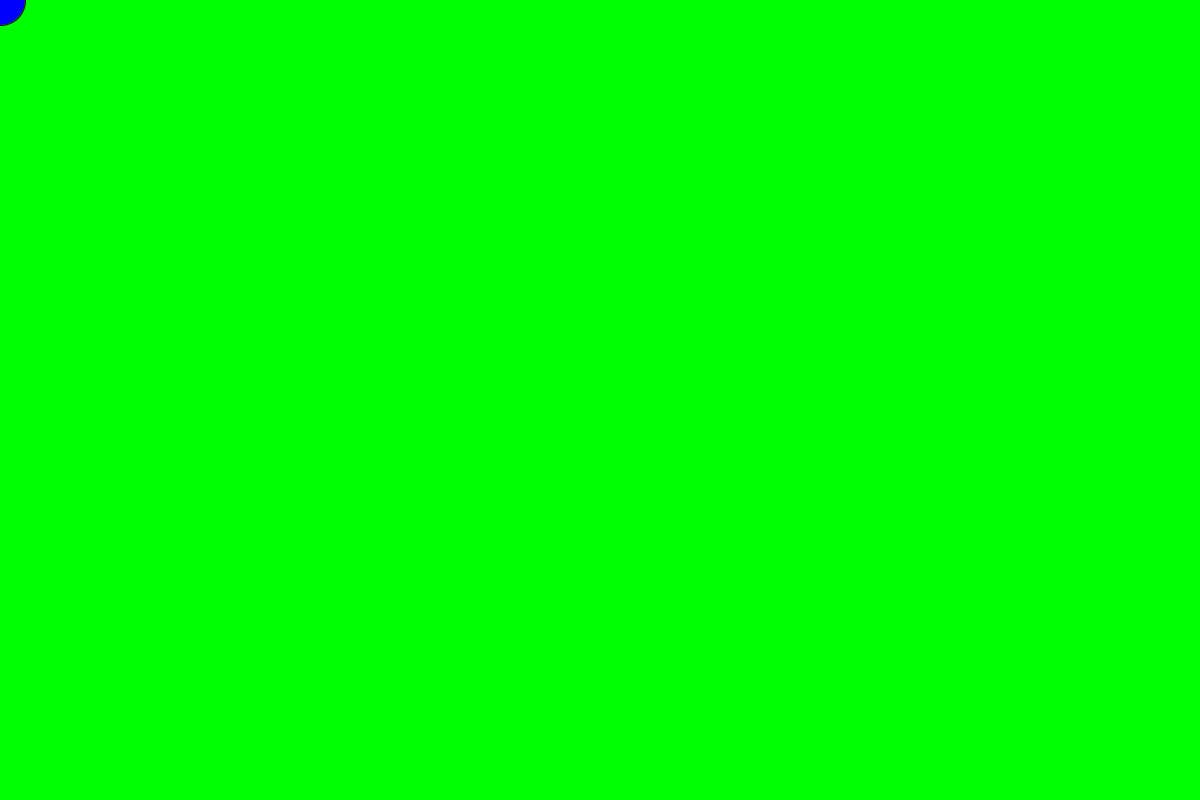
Frame 1 (no input)
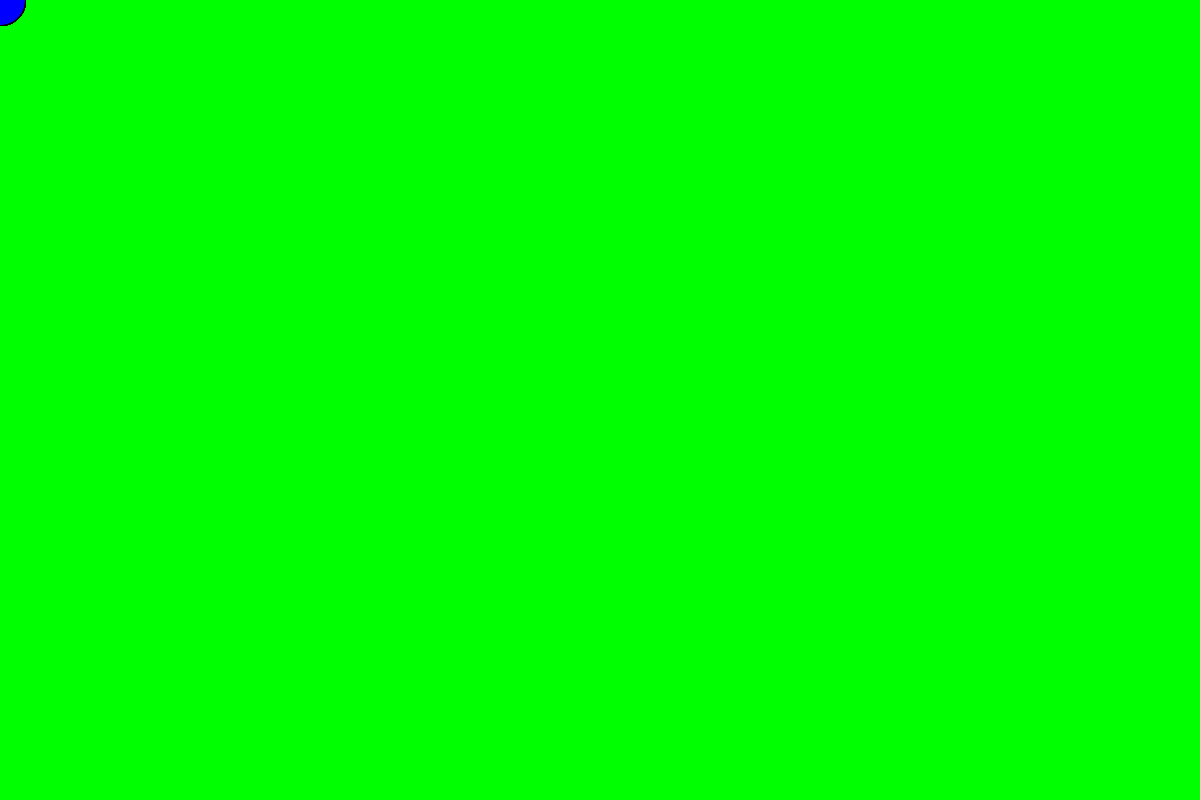
Frame 60 (the mouse pressed at the canvas centre just before this capture)
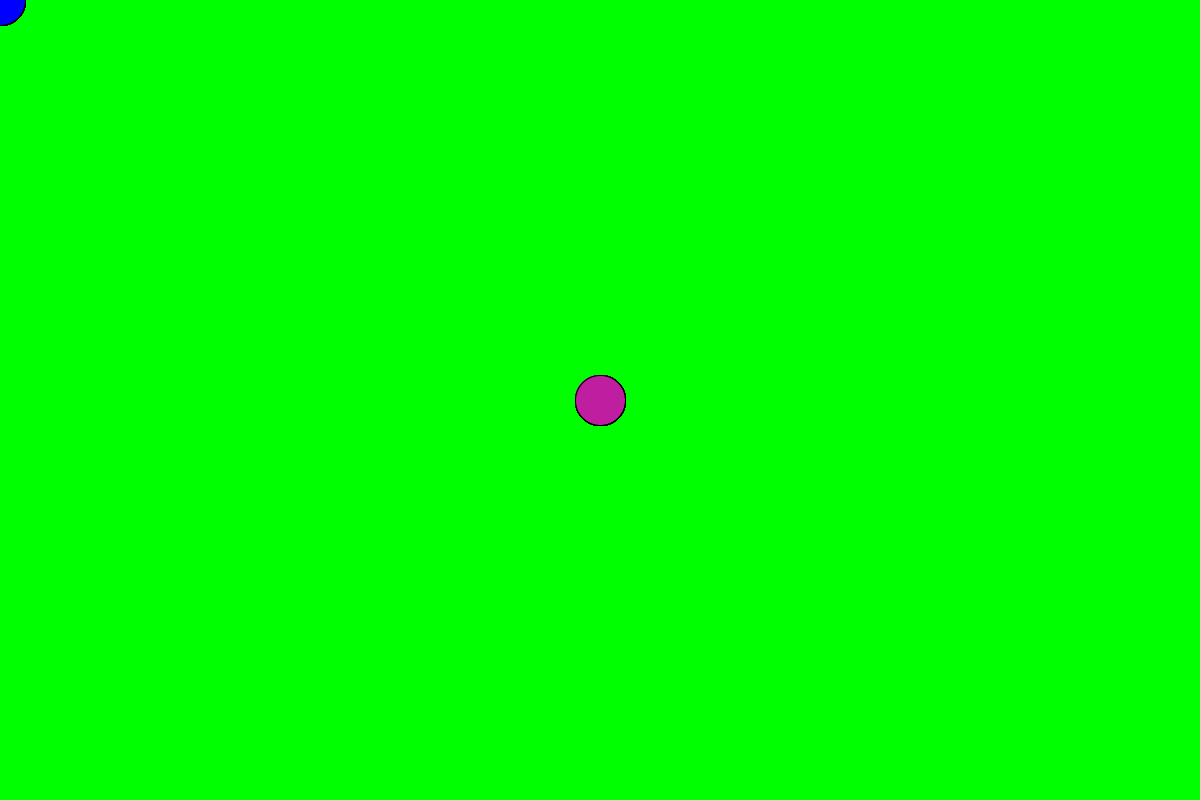
Frame 120 (the mouse held since frame 60 and released just before this capture)

The Processing sketch that drew these frames (run headless with seeded random() and noise(); from frame 60 on, the mouse is pressed at the canvas centre):

// Processing sketch: Isaac
// ── Isaac.pde
void setup(){
  size(1200, 800);
  background(0,255,0);
}
  void draw(){
    if(mousePressed){
    fill(random(256),random(256),random(256));
  }
  else{
    fill(0,0,255);
  }
    ellipse(mouseX,mouseY,50,50);
  }
